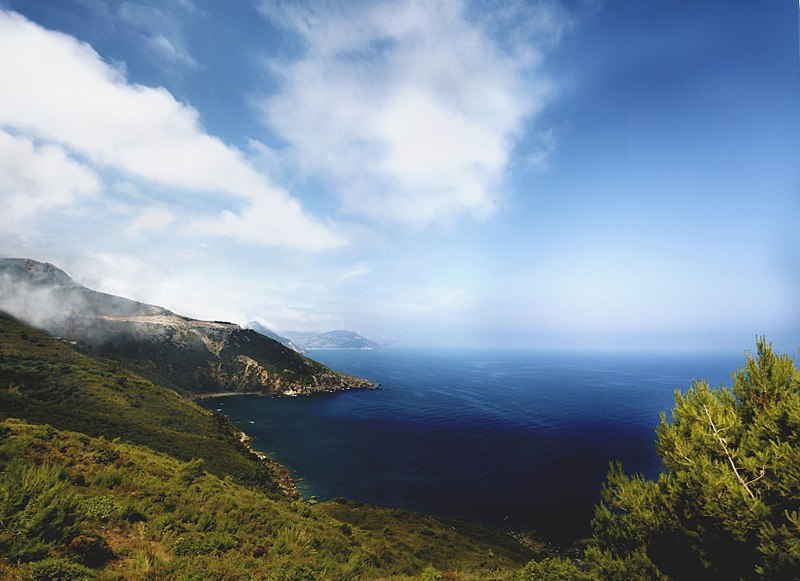
#> input picture nature.jpg, 800 x 581 px
$ python BooleanIndexing.py
#> lines starting #> are read from the running program, lines starting #| are printed output that depends on the picture; after the words box and inside, x2 and y2 are one past the last pixel; in counts of white or black regions, pixels touching at a corner belong together
import scipy.ndimage
import numpy as np
import matplotlib.pyplot as plt

# read the image
imageHere = scipy.ndimage.imread('../nature.jpg')
#> imageHere is the input picture: shape (581, 800, 3); mean R, G, B 123.1, 139.2, 153.1
imageHere1 = scipy.ndimage.imread ('../nature.jpg')

def get_indices(size):
    arr = np.arange (size)
    return arr % 4 == 0

xindices = get_indices (imageHere.shape[0])
yindices = get_indices (imageHere.shape[1])

imageHere[np.ix_(xindices, yindices)] = 0
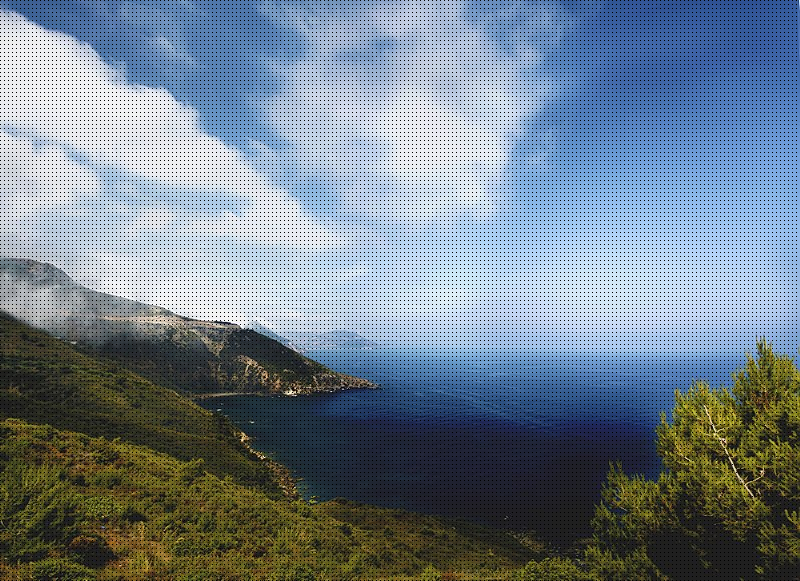
#> imageHere: shape (581, 800, 3); 6.28% of pixels changed, all inside (x1, y1, x2, y2) = (0, 0, 797, 581)

plt.imshow (imageHere)

# copy the image
imageHere2 = imageHere.copy()
#> (the run stopped early here; a loop or call above may not have finished)
